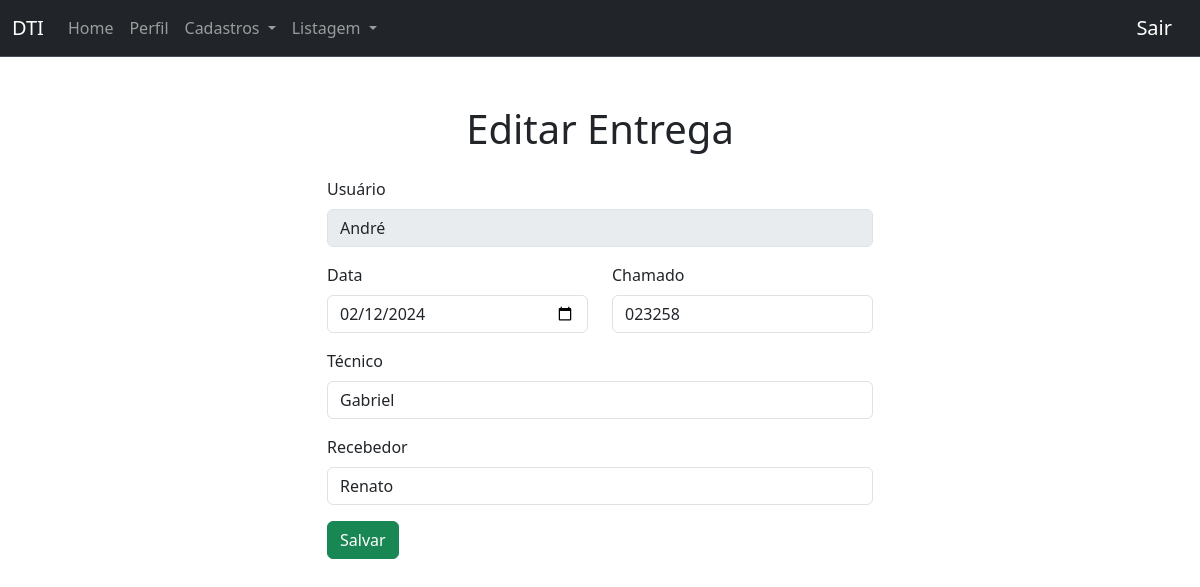
The app's page /editar/edit-entrega.php?id=24 (signed in) with its own data.
### tables this page shows
CREATE TABLE `usuario` (
  `id` int(11) NOT NULL,
  `nome` varchar(100) NOT NULL,
  `senha` varchar(100) NOT NULL,
  `status` int(1) NOT NULL
);

CREATE TABLE `tabela` (
  `id` int(11) NOT NULL,
  `id_usuario` int(11) NOT NULL,
  `data` varchar(15) NOT NULL,
  `chamado` varchar(20) NOT NULL,
  `id_tecnico` int(11) NOT NULL,
  `recebedor` varchar(100) NOT NULL
);

CREATE TABLE `tecnico` (
  `id` int(11) NOT NULL,
  `nome` varchar(100) NOT NULL,
  `status` int(1) NOT NULL
);

### editar/edit-entrega.php (the view, shortened to what this page needs)
<?php
    require_once('../conexao.php');
    $sql = "SELECT * FROM tabela WHERE id = " . $_GET['id'];
    $resultado = mysqli_query($conexao, $sql);
    $linha = mysqli_fetch_array($resultado);
    $sql_usuario = "SELECT * FROM usuario WHERE id = " . $linha['id_usuario'];
    $resultado_usuario = mysqli_query($conexao, $sql_usuario);
    $linha_usuario = mysqli_fetch_array($resultado_usuario);
    $sql_tecnico = "SELECT * FROM tecnico WHERE id = " . $linha['id_tecnico'];
    $resultado_tecnico = mysqli_query($conexao, $sql_tecnico);
    $linha_tecnico = mysqli_fetch_array($resultado_tecnico);
    $dateObj = DateTime::createFromFormat('d/m/Y', $linha['data']);
    $dataFormatada = $dateObj->format('Y-m-d');
    ?>
<!DOCTYPE html>
<html lang="pt-br">
<head>
    <link href="https://cdn.jsdelivr.net/npm/bootstrap@5.3.3/dist/css/bootstrap.min.css" rel="stylesheet">
</head>
<body>
    <?php require_once("../template/menu01.php") ?>
    <main class="container mt-5">
        <h1 class="text-center mb-4">Editar Entrega</h1>
        <div class="row justify-content-center">
            <div class="col-md-6">
                <form method="post">
                    <div class="mb-3">
                        <label for="edit-usuario" class="form-label">Usuário</label>
                        <input type="text" class="form-control" name="edit-usuario" id="edit-usuario" value="<?= $linha_usuario['nome'] ?>" disabled>
                    </div>
                    <div class="row mb-3">
                        <div class="col">
                            <label for="edit-data" class="form-label">Data</label>
                            <input type="date" class="form-control" name="edit-data" id="edit-data" value="<?= $dataFormatada ?>" required>
                        </div>
                        <div class="col">
                            <label for="edit-chamado" class="form-label">Chamado</label>
                            <input type="number" class="form-control" name="edit-chamado" id="edit-chamado" value="<?= $linha['chamado'] ?>" required>
                        </div>
                    </div>
                    <div class="mb-3">
                        <label for="edit-tecnico" class="form-label">Técnico</label>
                        <select name="edit-tecnico" id="edit-tecnico" class="form-control" required>
                            <option value="<?= $linha['id_tecnico'] ?>"><?= $linha_tecnico['nome'] ?></option>
                        </select>
                    </div>
                    <div class="mb-3">
                        <label for="edit-recebedor" class="form-label">Recebedor</label>
                        <input type="text" class="form-control" name="edit-recebedor" id="edit-recebedor" value="<?= $linha['recebedor'] ?>" required>
                    </div>
                    <button type="submit" class="btn btn-success" name="salvar">Salvar</button>
                </form>
            </div>
        </div>
    </main>
</body>
</html>

### records on screen
usuario: edit-usuario "André"
tabela: edit-data "02/12/2024", edit-chamado "023258", edit-recebedor "Renato"
tecnico: edit-tecnico "Gabriel"
